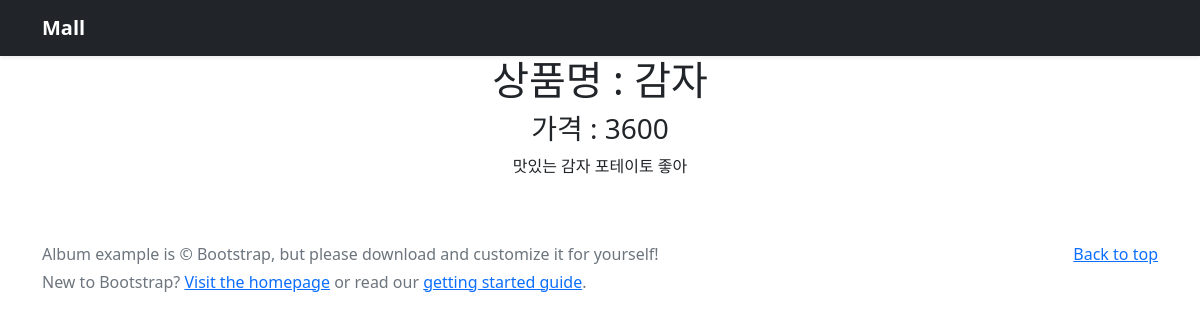
Page /detail/1 on the earlier database version.
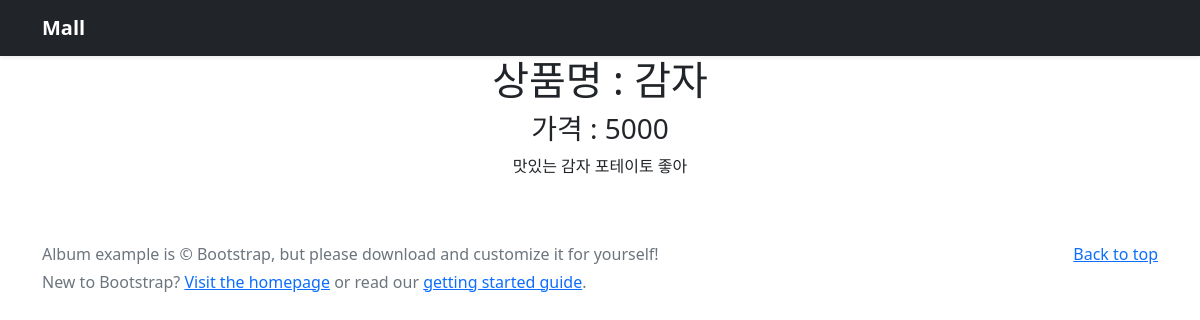
Same page on the later database version.
### mall/models.py (models this page shows)
class Mall(models.Model):
    product = models.CharField(max_length=30)
    price = models.CharField(max_length=30)
    description = models.TextField()

### mall/views.py (the view)
# urls.py: path('detail/<int:mall_id>', views.detail, name='detail'),
def detail(request, mall_id):
    mall=get_object_or_404(Mall, pk=mall_id)
    return render(request, 'detail.html', {'mall':mall})

### mall/templates/detail.html (shortened to what this page needs)
<!doctype html>
<html lang="en">
<head>
    <link href="/docs/5.0/dist/css/bootstrap.min.css" rel="stylesheet"
>
    <link href="https://cdn.jsdelivr.net/npm/bootstrap@5.0.1/dist/css/bootstrap.min.css" rel="stylesheet"
>
</head>
<body>
    <header>
        <div class="navbar navbar-dark bg-dark shadow-sm">
            <div class="container">
                <a href="#" class="navbar-brand d-flex align-items-center">
                    <strong>Mall</strong>
                </a>
            </div>
        </div>
    </header>
    <main style="text-align: center;">
        <h1>상품명 : {{mall.product}}</h1>
        <h3>가격 : {{mall.price}}</h3>
        <p>{{mall.description}}</p>
    </main>
    <footer class="text-muted py-5">
        <div class="container">
            <p class="float-end mb-1">
                <a href="#">Back to top</a>
            </p>
            <p class="mb-1">Album example is &copy; Bootstrap, but please download and customize it for yourself!</p>
            <p class="mb-0">New to Bootstrap? <a href="/">Visit the homepage</a> or read our <a
                    href="/docs/5.0/getting-started/introduction/">getting started guide</a>.</p>
        </div>
    </footer>
</body>
</html>

Differences in the rows shown:
changed Mall "감자": price "3600" → "5000"
